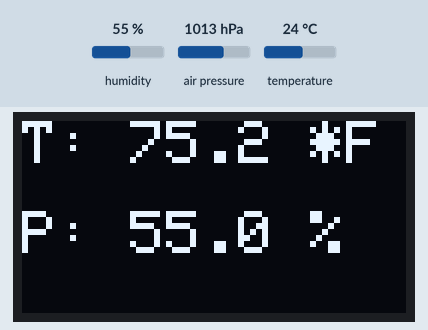
Simulated run of this program. Board: ESP32. On the bench: 128×64 one-colour display. The inputs (shaded band) are chosen by the test bench; at power-on: humidity 55 %, temperature 24 °C, air pressure 1013 hPa. What the program prints to the serial monitor is not drawn.

Above: at 1.2 s.
1.3 s: humidity set to 22 %
At 3.0 s:
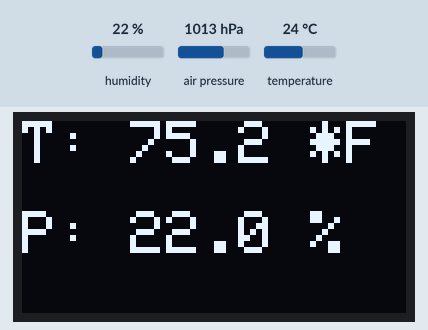
3.6 s: temperature set to 12 °C
At 4.5 s:
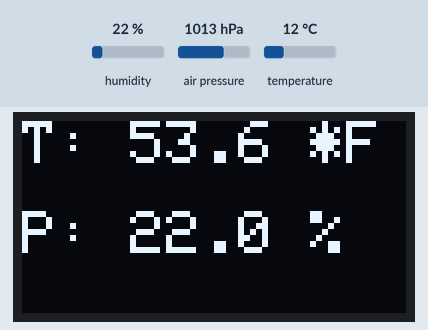
5.6 s: humidity set to 40 %
At 7.3 s:
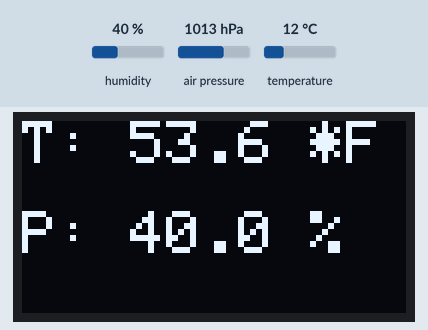
7.7 s: temperature set to 19 °C
At 8.8 s:
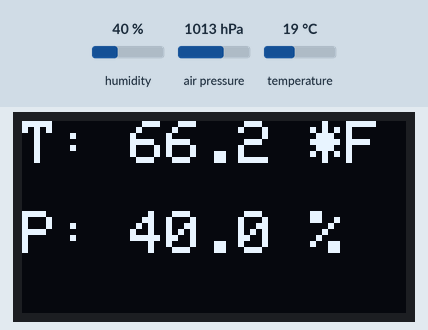
Timing chart, 0 to 10.7 s (numbered marks = the images above; inputs shaded):
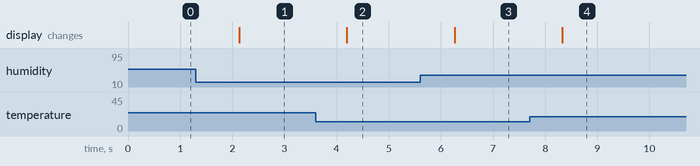

The program:

main.cpp
```cpp
#include <Wire.h>
#include <Adafruit_Sensor.h>
#include <Adafruit_BME280.h>
#include <Adafruit_GFX.h>
#include <Adafruit_SSD1306.h>

#define BAUD_RATE 115200
#define SEA_LEVEL_PRESSURE_HPA (1013.25)

Adafruit_BME280 bme; // I2C. @todo read https://randomnerdtutorials.com/esp32-i2c-communication-arduino-ide/
TwoWire I2CBME = TwoWire(0);
TwoWire I2CDisplay = TwoWire(1);

// display
#define SCREEN_WIDTH 128
#define SCREEN_HEIGHT 64

Adafruit_SSD1306 display(SCREEN_WIDTH, SCREEN_HEIGHT, &I2CDisplay, -1);

unsigned long delayTime;

void findAddress();

void setup() {
  // put your setup code here, to run once:
  Serial.begin(/* baud rate */ BAUD_RATE);
  Serial.println("Starting display");
  I2CDisplay.setPins(21, 22);
  if (!display.begin(SSD1306_SWITCHCAPVCC, 0x3C))
  {
    Serial.println("Couldn't find display");
    while (1);
  }

  display.clearDisplay();
  display.setTextColor(WHITE);
  Serial.println("Display ready");

  Serial.println("BME 280 test");

  bool status;

  // Switch to different pins
  I2CBME.setPins(/*sda*/ 27, /*scl*/ 25);
  status = bme.begin(119U, &I2CBME); // @todo what is this?
  if (!status)
  {
    Serial.println("Couldn't find BME 280");
    while(1);
  }

  Serial.println("BME test done");
  Serial.println();

  delayTime = 1000;
}

void findAddress()
{
  Serial.println("Looking for devices");
  byte error;
  for (int address = 0; address < 127; ++address)
  {
    Wire.beginTransmission(address);
    error = Wire.endTransmission();
    if (error == 0)
    {
      Serial.printf("Device found at %04x \n", address);
    }
  }
}

void printValues() {
  // Convert temperature to Fahrenheit
  Serial.print("Temperature = ");
  Serial.print(1.8 * bme.readTemperature() + 32);
  Serial.println(" *F");

  Serial.print("Pressure = ");
  Serial.print(bme.readPressure() / 100.0F);
  Serial.println(" hPa");

  Serial.print("Approx. Altitude = ");
  Serial.print(bme.readAltitude(SEA_LEVEL_PRESSURE_HPA));
  Serial.println(" m");

  Serial.print("Humidity = ");
  Serial.print(bme.readHumidity());
  Serial.println(" %");

  Serial.println();
}

void redrawDisplay() {
  display.clearDisplay();
  display.setTextSize(2);
  display.setCursor(0, 0);
  // Convert temperature to Fahrenheit
  double temp = 1.8 * bme.readTemperature() + 32;
  display.printf("T: %.1f *F", temp);
  Serial.printf("T: %.1f *F\n", temp);
  display.setCursor(0, 30);

  // Serial.print("Pressure = ");
  // Serial.print(bme.readPressure() / 100.0F);
  // Serial.println(" hPa");

  double humidity = bme.readHumidity();
  display.printf("P: %.1f %%", humidity);
  Serial.printf("P: %.1f %%\n", humidity);

  // Serial.print("Approx. Altitude = ");
  // Serial.print(bme.readAltitude(SEA_LEVEL_PRESSURE_HPA));
  // Serial.println(" m");

  // Serial.print("Humidity = ");
  // Serial.print(bme.readHumidity());
  // Serial.println(" %");

  display.display();
}

void loop() {
  printValues();
  redrawDisplay();
  delay(delayTime);
}
```

Measured:
- after the input at 1.3 s, the display: changes after 0.83 s (image 1)
- after the input at 3.6 s, the display: changes after 0.60 s (image 2)
- after the input at 5.6 s, the display: changes after 0.66 s (image 3)
- after the input at 7.7 s, the display: changes after 0.63 s (image 4)
